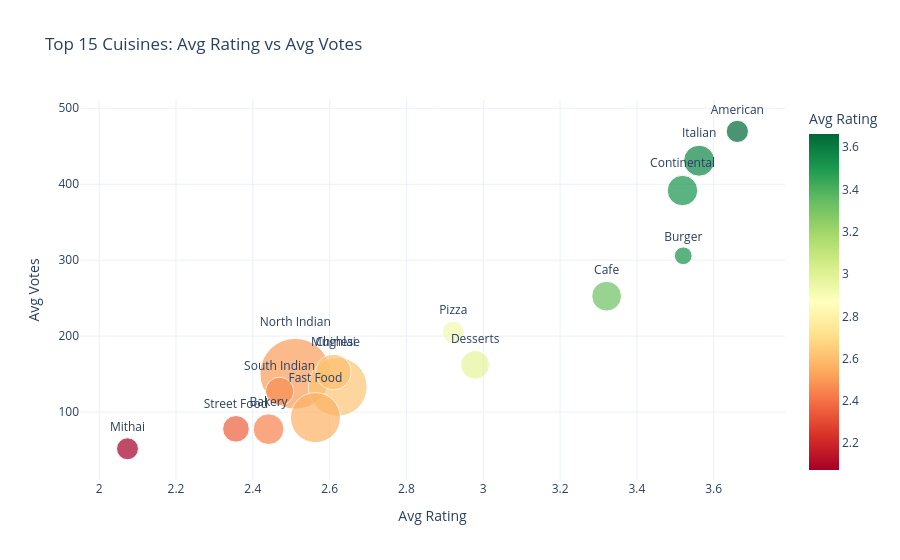

This figure's notebook cell:
### Code cell
# ── Top 15 Cuisines: Rating vs Votes Bubble Chart ────────────────────────────
top15  = cuisine_stats.nlargest(15, 'Count')
fig = px.scatter(
    top15, x='Avg Rating', y='Avg Votes', size='Count',
    color='Avg Rating', color_continuous_scale='RdYlGn',
    text='Cuisine', title='Top 15 Cuisines: Avg Rating vs Avg Votes',
    template='plotly_white', size_max=50
)
fig.update_traces(textposition='top center')
fig.show()

### Figure 1 — Plotly figure (JSON) as saved in the notebook; plotly's stock layout.template omitted (floating-point values rounded to 4 significant figures)
{"data": [{"hovertemplate": "Avg Rating=%{marker.color}<br>Avg Votes=%{y}<br>Count=%{marker.size}<br>Cuisine=%{text}<extra></extra>", "legendgroup": "", "marker": {"color": [2.51, 2.621, 2.563, 2.61, 3.562, 2.441, 3.519, 3.321, 2.979, 2.47, 2.356, 3.662, 2.922, 2.074, 3.521], "coloraxis": "coloraxis", "size": [3960, 2735, 1986, 995, 764, 745, 736, 703, 653, 636, 562, 390, 381, 380, 251], "sizemode": "area", "sizeref": 1.584, "symbol": "circle"}, "mode": "markers+text", "name": "", "orientation": "v", "showlegend": false, "text": ["North Indian", "Chinese", "Fast Food", "Mughlai", "Italian", "Bakery", "Continental", "Cafe", "Desserts", "South Indian", "Street Food", "American", "Pizza", "Mithai", "Burger"], "textposition": "top center", "type": "scatter", "x": [2.51, 2.621, 2.563, 2.61, 3.562, 2.441, 3.519, 3.321, 2.979, 2.47, 2.356, 3.662, 2.922, 2.074, 3.521], "xaxis": "x", "y": [150.5, 133.2, 92.68, 152.7, 431.0, 77.44, 391.7, 252.6, 162.2, 127.3, 77.93, 469.5, 205.2, 51.7, 305.8], "yaxis": "y"}], "layout": {"coloraxis": {"autocolorscale": false, "colorbar": {"title": {"text": "Avg Rating"}}, "colorscale": [[0, "rgb(165,0,38)"], [0.1, "rgb(215,48,39)"], [0.2, "rgb(244,109,67)"], [0.3, "rgb(253,174,97)"], [0.4, "rgb(254,224,139)"], [0.5, "rgb(255,255,191)"], [0.6, "rgb(217,239,139)"], [0.7, "rgb(166,217,106)"], [0.8, "rgb(102,189,99)"], [0.9, "rgb(26,152,80)"], [1, "rgb(0,104,55)"]]}, "legend": {"itemsizing": "constant", "tracegroupgap": 0}, "title": {"text": "Top 15 Cuisines: Avg Rating vs Avg Votes"}, "xaxis": {"anchor": "y", "domain": [0, 1], "title": {"text": "Avg Rating"}}, "yaxis": {"anchor": "x", "domain": [0, 1], "title": {"text": "Avg Votes"}}}}
